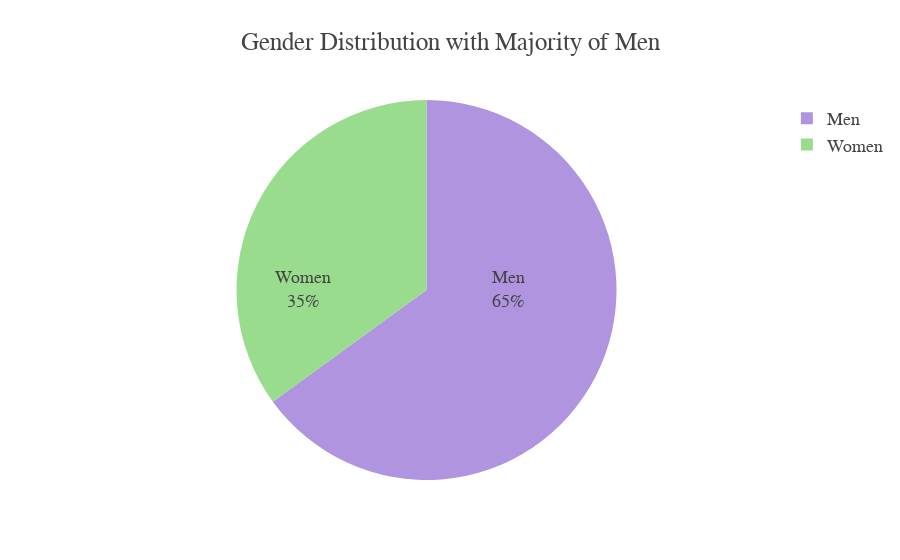

Notebook code for this chart:
### Code cell
labels = ["Men", "Women"]
values = [65, 35]  # Majority of men

fig = go.Figure(
    go.Pie(
        labels=labels,
        values=values,
        marker=dict(colors=custom_colors),
        textinfo="label+percent",
        insidetextorientation="radial",
    )
)

# Set the font to Poppins
fig.update_layout(
    title="Gender Distribution with Majority of Men",
    showlegend=True,
    template = make_template(palette_2)
)

# Show the plot
fig.show()

### Figure 1 — Plotly figure (JSON) as saved in the notebook; plotly's stock layout.template omitted (floating-point values rounded to 4 significant figures)
{"data": [{"insidetextorientation": "radial", "labels": ["Men", "Women"], "marker": {"colors": ["#b094df", "#99dc8d"]}, "textinfo": "label+percent", "type": "pie", "values": [65, 35]}], "layout": {"showlegend": true, "title": {"text": "Gender Distribution with Majority of Men"}}}
